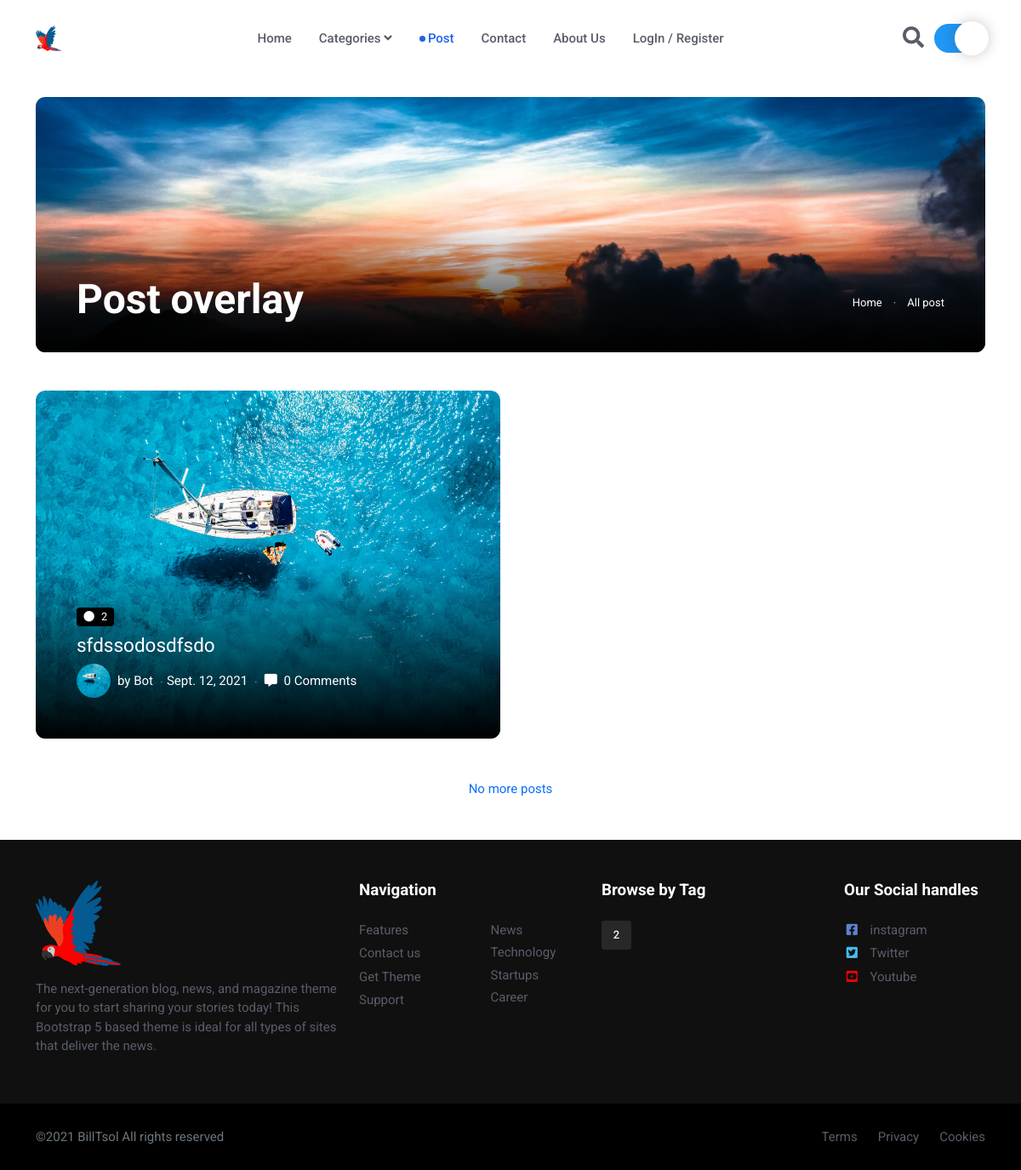
/posts/, run on the app's committed database.
### BlogApp/models.py (models this page shows, shortened)
class Post(models.Model):
    title = models.CharField(max_length=255)
    image = models.ImageField(upload_to='post')
    desc = models.TextField()
    body = RichTextField()
    author = models.ForeignKey(Author,on_delete=models.PROTECT)
    category = models.ManyToManyField(Category)
    commentCount = models.IntegerField(default=0)
    created = models.DateTimeField(auto_now_add=True)

class Category(models.Model):
    name = models.CharField(max_length=40)
    color = models.CharField(max_length=50)
    image = models.ImageField(upload_to='category')
    created = models.DateTimeField(auto_now_add=True)
    def __str__(self):
        return self.name

class Author(models.Model):
    author = models.ForeignKey(User,on_delete=models.PROTECT)
    username = models.CharField(max_length=50)
    image = models.ImageField(upload_to='users')
    created = models.DateTimeField(auto_now_add=True)
    specialty = models.CharField(max_length=50)

### BlogApp/views.py (the view)
# urls.py: path('posts/', posts , name='posts'),
def posts(request):
    allPosts = Post.objects.all().order_by('-created')
    paginator = Paginator(allPosts,2)
    page_number = request.GET.get('page')
    posts_obj = paginator.get_page(page_number)
    content = {
        "allPosts":posts_obj,
        "footer":footer,
        "social":social,
        "categories":categories,
    }
    return render(request, 'post.html' , content )

### BlogApp/templates/post.html (shortened to what this page needs)
{% extends "base.html" %}
{% block classActivePosts %}active{% endblock classActivePosts %}
{% block content %}
{% load static %}
<main class="dark-theme-bg">
	<section class="pt-4 dark-theme-bg">
		<div class="container">
			<div class="row">
				<div class="col-12">
					<div class="card card-overlay-bottom h-300 overflow-hidden text-center"
						style="background-image:url({% static 'img/aboutImg.jpg' %}); background-position: center left; background-size: cover;">
						<div class="card-img-overlay d-flex align-items-center p-3 pb-4 px-sm-5">
							<div class="col-12 mt-auto d-md-flex justify-content-between align-items-center">
								<h1 class="text-white display-5 dark-theme-color">Post overlay</h1>
								<nav class="d-flex justify-content-center" aria-label="breadcrumb">
									<ol class="breadcrumb breadcrumb-dots mb-0">
										<li class="breadcrumb-item "><a href="index.html" class="text-white">Home</a>
										</li>
										<li class="breadcrumb-item text-white">All post</li>
									</ol>
								</nav>
							</div>
						</div>
					</div>
				</div>
			</div>
		</div>
	</section>
	<section class="position-relative p-0 dark-theme-bg">
		<div class="container">
			<div class="row g-4 infinite-container">
				{% for post in allPosts %}
				<div class="col-md-6 infinite-item">
					<div class="card card-overlay-bottom card-img-scale">
						<img class="card-img" src="{{post.image.url}}" alt="">
						<div class="card-img-overlay d-flex align-items-center p-3 p-sm-5">
							<div class="w-100 mt-auto">
								<div class="col">
									{% for cat in post.category.all %}
									<a href="#" class="badge {{cat.color}}-Cat mb-2">
										<i class="fas fa-circle me-2"></i>{{ cat }}
									</a>
									{% endfor %}
									<h2 class="text-white card-title h4">
										<a href="{% url 'postView' post.id %}"
											class="btn-link text-reset stretched-link fw-normal">
											{{ post.title }}
										</a>
									</h2>
									<ul class="nav nav-divider text-white-force align-items-center d-none d-sm-inline-block">
										<li class="nav-item m-0">
											<div class="nav-link">
												<div class="d-flex align-items-center text-white position-relative">
													<div class="avatar avatar-sm">
														<img class="avatar-img rounded-circle" src="{{post.author.image.url}}" alt="avatar">
													</div>
													<span class="ms-2">by
														<a href="#" class="stretched-link text-reset btn-link">
															{{ post.author.username }}
														</a>
													</span>
												</div>
											</div>
										</li>
										<li class="nav-item m-0">{{ post.created.date }}</li>
										<li class="nav-item m-0">
											<a href="#" class="btn-link">
												<i class="fas fa-comment-alt me-1"></i>
												{{ post.commentCount }} Comments
											</a>
										</li>
									</ul>
								</div>
							</div>
						</div>
					</div>
				</div>
				{% endfor %}
			</div>
			<div id="scrollItem">
				<nav class="my-5 d-md-flex justify-content-center" aria-label="navigation">
					{% if allPosts.has_next %}
					<div class="loading spinner-border text-primary border-5" id="scrollItem" role="status">
						<span class="visually-hidden"></span>
					</div>
					{% else %}
					<div class="text-primary border-5" id="scrollItem" role="status">
						<span class="">No more posts</span>
					</div>
					{% endif %}
				</nav>
			</div>
		</div>
	</section>
</main>
{% endblock content %}

### BlogApp/templates/base.html (shortened to what this page needs)
{% load static %}
<!doctype html>
<html lang="en" class="theme-light">
<head>
    <link rel="stylesheet" href="{% static 'css/theme.css' %}">
    <link href="https://cdn.jsdelivr.net/npm/bootstrap@5.1.0/dist/css/bootstrap.min.css" rel="stylesheet"
>
    <link id="style-switch" rel="stylesheet" type="text/css" href="{% static 'css/style.css' %}">
    <link rel="stylesheet" href="https://use.fontawesome.com/releases/v5.15.4/css/all.css"
>
</head>
<body class="dark-theme-bg">
    <header class="navbar-light navbar-sticky header-static dark-theme-bg">
        <nav class="navbar navbar-expand-lg">
            <div class="container">
                <a class="navbar-brand" href="{% url 'Home' %}">
                    <img class="navbar-brand-item light-mode-item" src="{% static 'img/logo.svg' %}" alt="logo">
                </a>
                <div class="collapse navbar-collapse dark-theme-bg" id="navbarCollapse">
                    <ul class="navbar-nav navbar-nav-scroll mx-auto">
                        <li class="nav-item dropdown">
                            <a class="nav-link dark-theme-color {% block classActiveHome %} {% endblock classActiveHome %}"
                                href="{% url 'Home' %}" id="homeMenu" aria-expanded="false">Home</a>
                        </li>
                        <li class="nav-item dropdown">
                            <span
                                class="nav-link dark-theme-color {% block classActiveNews %} {% endblock classActiveNews %}"
                                id="pagesMenu" data-bs-toggle="dropdown" aria-haspopup="true"
                                aria-expanded="false">Categories
                                <i class="fas fa-angle-down"></i>
                            </span>
                        </li>
                        <li class="nav-item dropdown">
                            <a class="nav-link dark-theme-color {% block classActivePosts %} {% endblock classActivePosts %}"
                                href="{% url 'posts' %}" id="postMenu" aria-expanded="false">Post</a>
                        </li>
                        <li class="nav-item dropdown dropdown-fullwidth">
                            <a class="nav-link dark-theme-color {% block classActiveContact %} {% endblock classActiveContact %}"
                                href="{% url 'Contact' %}" id="megaMenu" aria-expanded="false"> Contact</a>
                        </li>
                        <li class="nav-item">
                            <a class="nav-link dark-theme-color {% block classActiveAbout %} {% endblock classActiveAbout %}"
                                href="{% url 'AboutUs' %}" id="megaMenu" aria-expanded="false"> About us</a>
                        </li>
                        {% if user.is_authenticated %}
                        <li class="nav-item">
                            <a class="nav-link dark-theme-color" href="{% url 'logOutUser' %}"
                                aria-expanded="false">LogOut {{user.username}}</a>
                        </li>
                        {% else %}
                        <li class="nav-item">
                            <a class="nav-link dark-theme-color {% block classActiveLog %} {% endblock classActiveLog %}"
                                href="{% url 'Register' %}" id="megaMenu" aria-expanded="false">
                                LogIn / Register
                            </a>
                        </li>
                        {% endif %}
                    </ul>
                </div>
                <div class="nav flex-nowrap align-items-center">
                    <div class="nav-item dropdown dropdown-toggle-icon-none nav-search">
                        <a class="nav-link dropdown-toggle" role="button" href="#" id="navSearch"
                            data-bs-toggle="dropdown" aria-expanded="false">
                            <i class="fas fa-search dark-theme-colorp"></i>
                        </a>
                    </div>
                </div>
                <div class="theme-container">
                    <label id="theme-switch" class="theme-switch">
                        <span class="theme-slider theme-round"></span>
                    </label>
                </div>
            </div>
        </nav>
    </header>
    {% block content %}
    {% endblock content %}
    <footer class="pb-0 end-footer1">
        <div class="container">
            <div class="row pt-5">
                <div class="col-md-6 col-lg-4 mb-4">
                    <img class="light-mode-item" src="{% static 'img/logo.svg' %}" alt="logo">
                    <p class="mt-3">
                        The next-generation blog, news, and magazine theme for you to start sharing your stories
                        today! This Bootstrap 5 based theme is ideal for all types of sites that deliver the news.
                    </p>
                </div>
                <div class="col-md-6 col-lg-3 mb-4">
                    <h5 class="mb-4 text-white">Navigation</h5>
                    <div class="row">
                        <div class="col-6">
                            <ul class="nav flex-column">
                                {% for item in footer %}
                                {% if forloop.counter <= 4%}
                                <li class="nav-item">
                                    <a class="nav-link pt-0" href="{{item.urls}}">
                                        {{ item.title }}
                                    </a>
                                </li>
                                {% endif %}
                                {% endfor %}
                            </ul>
                        </div>
                        <div class="col-6">
                            <ul class="nav flex-coldjango static url in javascriptumn">
                                {% for item in footer %}
                                    {% if forloop.counter > 4%}
                                    <li class="nav-item">
                                        <a class="nav-link pt-0" href="{{item.urls}}">{{ item.title }}</a>
                                    </li>
                                    {% endif %}
                                {% endfor %}
                            </ul>
                        </div>
                    </div>
                </div>
                <div class="col-sm-6 col-lg-3 mb-4">
                    <h5 class="mb-4 text-white">Browse by Tag</h5>
                    <ul class="list-inline">
                        {% for cat in categories %}
                        <li class="list-inline-item">
                            <a href="{% url 'categoryView' cat.name %}"
                                class="btn btn-sm btn-{{cat.color}}-soft">
                                {{ cat.name }}
                            </a>
                        </li>
                        {% endfor %}
                    </ul>
                </div>
                <div class="col-sm-6 col-lg-2 mb-4">
                    <h5 class="mb-4 text-white">Our Social handles</h5>
                    <ul class="nav flex-column">
                        {% for socia in social %}
                        <li class="nav-item">
                            <a class="nav-link pt-0" href="{{ socia.urls }}">
                                <i class="{{ socia.iclass }}"></i>
                                {{ socia.title }}
                            </a>
                        </li>
                        {% endfor %}
                    </ul>
                </div>
            </div>
        </div>
        <div class="bg-dark mt-3 end-footer">
            <div class="container">
                <div class="row align-items-center justify-content-md-between py-4">
                    <div class="col-md-6">
                        <div class="text-center text-md-start text-muted">©2021 BillTsol All rights reserved
                        </div>
                    </div>
                    <div class="col-md-6 d-sm-flex align-items-center justify-content-center justify-content-md-end">
                        <ul class="nav text-center text-sm-end justify-content-center justify-content-center mt-3 mt-md-0">
                            <li class="nav-item"><a class="nav-link" href="#">Terms</a></li>
                            <li class="nav-item"><a class="nav-link" href="#">Privacy</a></li>
                            <li class="nav-item"><a class="nav-link pe-0" href="#">Cookies</a></li>
                        </ul>
                    </div>
                </div>
            </div>
        </div>
    </footer>
</body>
</html>

### BlogApp/static/css/theme.css (style rules this page uses)
.theme-light { --bg-color: #fff; --font-color: #333; }
.theme-container { display: flex; background: transparent; flex-direction: column; justify-content: center; align-items: center; }
.theme-switch { position: relative; display: inline-block; width: 60px; height: 34px; }
.theme-slider { position: absolute; cursor: pointer; top: 0; left: 0; right: 0; bottom: 0; background-color: #ccc; -webkit-transition: 0.4s; transition: 0.4s; }
.theme-slider:before { position: absolute; content: ""; height: 40px; width: 40px; left: 0px; bottom: 4px; top: 0; bottom: 0; margin: auto 0; -webkit-transition: 0.4s; transition: 0.4s; box-shadow: 0 0px 15px #2020203d; background: white url('https://i.ibb.co/FxzBYR9/night.png'); color: #000000; background-repeat: no-repeat; background-position: center; }
input:checked + .theme-slider { background-color: #2196f3; }
input:checked + .theme-slider:before { -webkit-transform: translateX(24px); -ms-transform: translateX(24px); transform: translateX(24px); background: white url('https://i.ibb.co/7JfqXxB/sunny.png'); background-repeat: no-repeat; background-position: center; }
.theme-slider.theme-round { border-radius: 34px; }
.theme-slider.theme-round:before { border-radius: 50%; }
.fa-search { font-size: 25px; }
footer { background-color: rgba(17, 17, 17, 0.815)!important; }
footer img { width: 100px; height: 100px; }
#pagesMenu { cursor:pointer; }
.end-footer1 { background: #101010!important; }
.end-footer { background-color: rgb(0, 0, 0)!important; }
.light-Cat { background: #000000!important; color: #ffffff!important; }

### BlogApp/templates/post.html (style rules this page uses)
#scrollItem { display:flex; justify-content:center; }

### data on the page
Post: image (picture), title "sfdssodosdfsdo", author.image (picture), author.username "Bot", created "Sept. 12, 2021", commentCount "0"
Category: name "2"

### other printed values
{{ item.title }} "Features" "Contact us" "Get Theme" "Support"
{{ item.title }} "News" "Technology" "Startups" "Career"
{{ socia.title }} "instagram" "Twitter" "Youtube"
